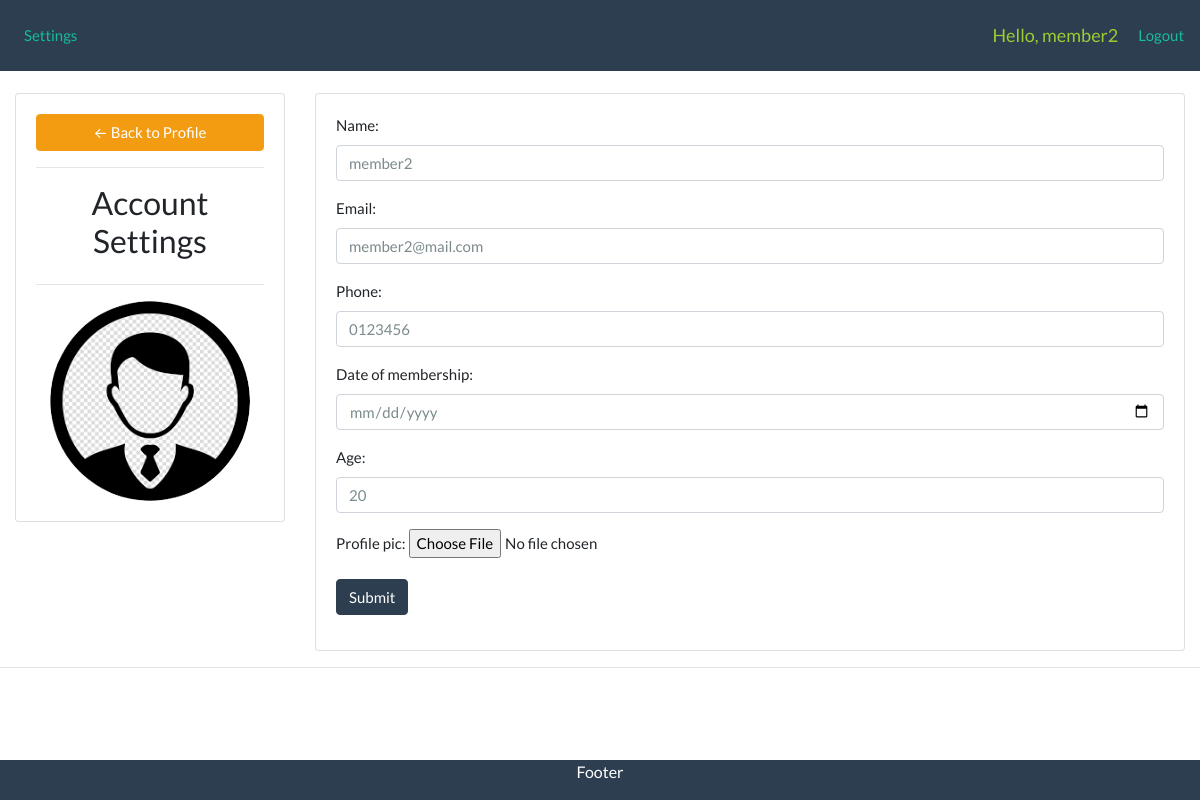
Screenshot of /account/ (signed in) with the database file from the repository.
### library/models.py (models this page shows, shortened)
class Member(models.Model):
    user = models.OneToOneField(
        User, blank=True, null=True, on_delete=models.CASCADE)
    name = models.CharField(max_length=200, null=True)
    phone = models.CharField(max_length=200, null=True)
    email = models.CharField(max_length=200, null=True)
    date_of_membership = models.DateTimeField(
        auto_now=False, null=True)
    age = models.CharField(max_length=200, null=True)
    profile_pic = models.ImageField(
        default="profile1.png", null=True, blank=True)

### library/views.py (the view)
# urls.py: path('account/', views.accountSettings, name="account"),
def accountSettings(request):
    member = request.user.member
    form = MemberForm(instance=member)
    if request.method == 'POST':
        form = MemberForm(request.POST, request.FILES, instance=member)
        if form.is_valid():
            form.save()
    context = {'form': form}
    return render(request, 'library/account_settings.html', context)

### library/forms.py
class MemberForm(ModelForm):
    class Meta:
        model = Member
        fields = ['name', 'email', 'phone',
                  'date_of_membership', 'age', 'profile_pic']
        widgets = {
            'name': forms.TextInput(attrs={'class': 'form-control', 'placeholder': 'Your Name'}),
            'email': forms.EmailInput(attrs={'class': 'form-control', 'placeholder': 'Enter Email'}),
            'phone': forms.TextInput(attrs={'class': 'form-control', 'placeholder': 'Enter Phone Number'}),
            'age': forms.TextInput(attrs={'class': 'form-control', 'placeholder': 'Your Age'}),
            'date_of_membership': forms.DateTimeInput(format=('%m/%d/%Y'), attrs={'class': 'form-control', 'placeholder': 'Select a date', 'type': 'date'}),
            'profile_pic': forms.FileInput(),
        }

### library/templates/library/account_settings.html (shortened to what this page needs)
{%  extends 'library/main.html' %}
{% load static %}
{% block content %}
<br>
<div class="row">
	<div class="col-md-3">
		<div class="card card-body">
			<a class="btn btn-warning" href="{% url 'home' %}"> &#8592; Back to Profile</a>
			<hr>
			<h3 style="text-align: center">Account Settings</h3>
			<hr>
			<img class="profile-pic" src="{{request.user.member.profile_pic.url}}" >
		</div>
	</div>
	<div class="col-md-9">
		<div class="card card-body">
			<form method="POST" action="" enctype="multipart/form-data">
				{{form.as_p}}
			<input class="btn btn-primary" type="submit" name="Update Information">
			</form>
		</div>
	</div>
</div>
{% endblock %}

### library/templates/library/navbar.html (shortened to what this page needs)
{% load static %}
<nav class="navbar navbar-expand-lg bg-primary">
  <div class="collapse navbar-collapse" id="navbarNavAltMarkup">
    <div class="navbar-nav">
      {% if request.user.is_staff %}
      <a class="nav-item nav-link active" href="{% url 'home' %}">Home<span class="sr-only">(current)</span></a>
      <li class="nav-item dropdown">
        <a class="nav-link dropdown-toggle" href="" id="navbarDropdown" role="button" data-toggle="dropdown"
          aria-haspopup="true" aria-expanded="false">
          Books
        </a>
        <div class="dropdown-menu" aria-labelledby="navbarDropdown">
          <a class="dropdown-item" href="{% url 'book' %}">Display Books</a>
          <div class="dropdown-divider"></div>
          <a class="dropdown-item" href="{% url 'upload_pdf' %}">Upload Pdf</a>
          <div class="dropdown-divider"></div>
          <a class="dropdown-item" href="{% url 'display_pdf' %}">Display Pdf</a>
        </div>
      </li>
      <li class="nav-item dropdown">
        <a class="nav-link dropdown-toggle" href="" id="navbarDropdown" role="button" data-toggle="dropdown"
          aria-haspopup="true" aria-expanded="false">
          Members
        </a>
        <div class="dropdown-menu" aria-labelledby="navbarDropdown">
          <a class="dropdown-item" href="{% url 'create_member' %}">Add Members</a>
        </div>
      </li>
      {% else %}
      <a class="nav-item nav-link" href="{% url 'account' %}">Settings</a>
      {% endif %}
    </div>
  </div>
  <span class="logout">Hello, {{request.user}} </span>
  <span class="hello-msg"><a href="{% url 'logout' %}">Logout</a></span>
</nav>

### static/css/main.css (style rules this page uses)
body { background-color: white; }

### library/templates/library/navbar.html (style rules this page uses)
.logout { font-size: 18px; color: yellowgreen; margin-right: 20px; }

### library/templates/library/account_settings.html (style rules this page uses)
.profile-pic { max-width: 200px; max-height:200px; margin: 0 auto; border-radius: 50%; }

### rows the page displays
Member: name "member2", email "member2@mail.com", phone "0123456", age "20"

### other values shown
{{ request.user }} "member2"
